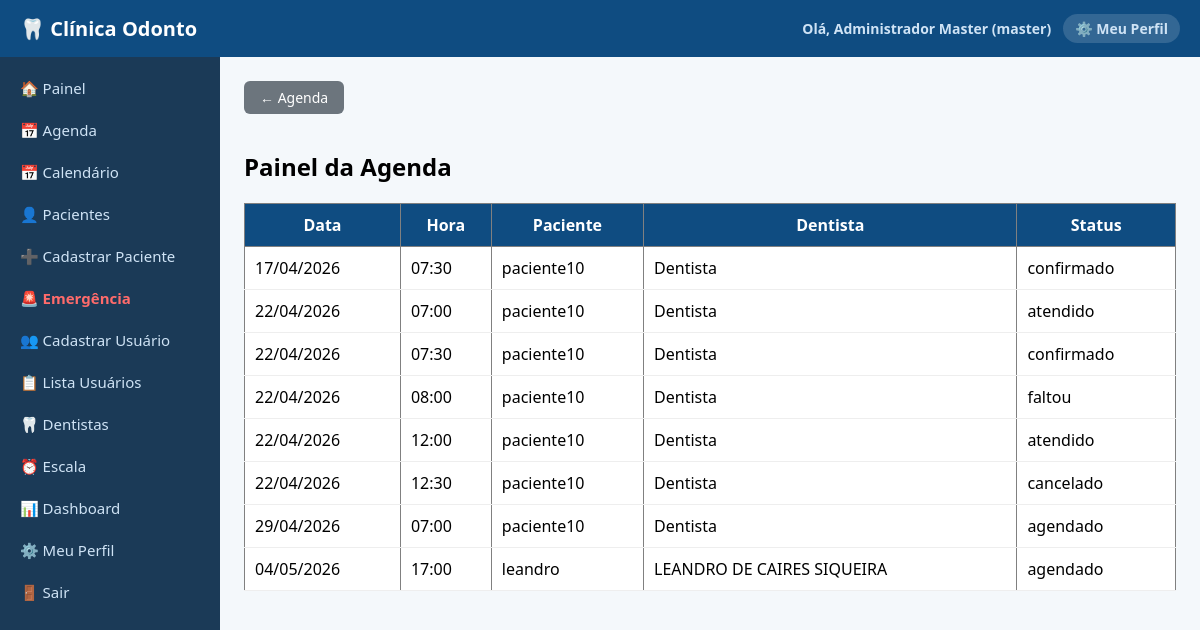
The page /consultas/painel (signed in) on the database as committed earlier.
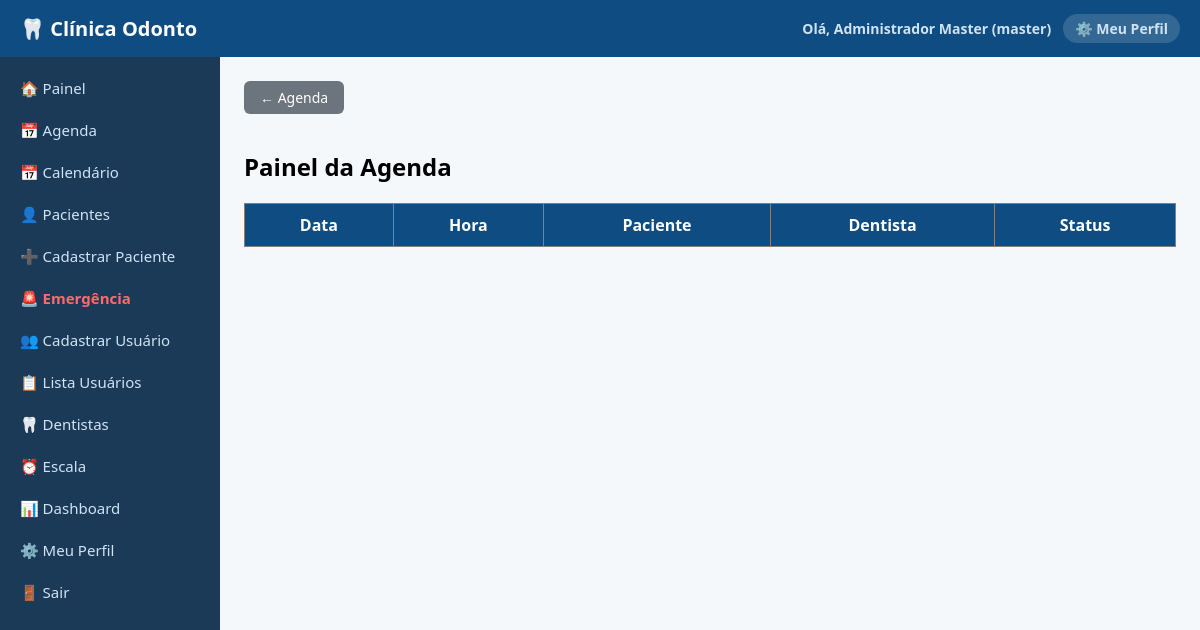
The same page on the database as committed later.
### tables this page shows
CREATE TABLE consultas (
            id INTEGER PRIMARY KEY AUTOINCREMENT,
            paciente_id INTEGER,
            dentista_id INTEGER,
            data TEXT,
            hora TEXT,
            procedimento TEXT,
            status TEXT
        );

CREATE TABLE pacientes (
            id INTEGER PRIMARY KEY AUTOINCREMENT,
            usuario_id INTEGER,
            nome TEXT,
            data_nascimento TEXT,
            sexo TEXT,
            cpf TEXT,
            telefone TEXT,
            email TEXT,
            cep TEXT,
            logradouro TEXT,
            bairro TEXT,
            cidade TEXT,
            estado TEXT,
            numero TEXT,
            complemento TEXT,
            responsavel_nome TEXT
        );

CREATE TABLE usuarios (
            id INTEGER PRIMARY KEY AUTOINCREMENT,
            nome TEXT,
            email TEXT UNIQUE,
            senha TEXT,
            tipo TEXT,
            especialidade TEXT,
            cro TEXT
        );

### routes/consultas.py (the view)
@consultas.route('/consultas/painel')
@tipo_required(['master', 'admin', 'operador', 'atendente'])
def painel_agenda():
    conn = get_db_connection()
    cur = conn.cursor()
    cur.execute('''SELECT c.*, p.nome as paciente, u.nome as dentista
        FROM consultas c LEFT JOIN pacientes p ON p.id = c.paciente_id
        LEFT JOIN usuarios u ON u.id = c.dentista_id ORDER BY data, hora''')
    lista = fetch_all(cur, cur.fetchall())
    conn.close()
    return render_template('painel_agenda.html', consultas=lista)

### app.py (called while the page is built)
@app.template_filter('formatar_data')
def formatar_data(valor):
    if not valor:
        return '—'
    try:
        from datetime import datetime
        if '/' in str(valor):
            return valor
        dt = datetime.strptime(str(valor)[:10], '%Y-%m-%d')
        return dt.strftime('%d/%m/%Y')
    except:
        return valor

### db.py (called while the page is built)
def get_db_connection():
    if DATABASE_URL:
        import psycopg2
        import psycopg2.extras
        conn = psycopg2.connect(DATABASE_URL)
        conn.autocommit = False
        return conn
    else:
        conn = sqlite3.connect('database.db')
        conn.row_factory = sqlite3.Row
        return conn

def is_postgres():
    return bool(DATABASE_URL)

### routes/consultas.py (called while the page is built)
def fetch_all(cur, rows):
    return rows_as_dicts(rows, cur) if is_postgres() else rows

### routes/utils.py (called while the page is built)
def tipo_required(tipos_permitidos):
    def decorator(func):
        @wraps(func)
        def wrapper(*args, **kwargs):
            if 'usuario_tipo' not in session:
                return redirect('/login')
            if session['usuario_tipo'] not in tipos_permitidos:
                return "<h1>Acesso negado</h1>"
            return func(*args, **kwargs)
        return wrapper
    return decorator

### templates/painel_agenda.html
{% extends "base.html" %}
{% block content %}
<a href="/consultas" style="display:inline-block; padding:7px 16px; background:#6c757d; color:white; border-radius:6px; text-decoration:none; margin-bottom:16px; font-size:14px;">← Agenda</a>
<h2>Painel da Agenda</h2>
<table border="1">
<tr>
    <th>Data</th>
    <th>Hora</th>
    <th>Paciente</th>
    <th>Dentista</th>
    <th>Status</th>
</tr>
{% for c in consultas %}
<tr>
    <td>{{ c.data | formatar_data }}</td>
    <td>{{ c.hora }}</td>
    <td>{{ c.paciente }}</td>
    <td>{{ c.dentista }}</td>
    <td>{{ c.status }}</td>
</tr>
{% endfor %}
</table>
{% endblock %}

Rows that differ between the two databases and show on the page:
removed consultas: data "17/04/2026", hora "07:30", paciente "paciente10", dentista "Dentista", status "confirmado"
removed consultas: data "22/04/2026", hora "07:00", paciente "paciente10", dentista "Dentista", status "atendido"
removed consultas: data "22/04/2026", hora "07:30", paciente "paciente10", dentista "Dentista", status "confirmado"
removed consultas: data "22/04/2026", hora "08:00", paciente "paciente10", dentista "Dentista", status "faltou"
removed consultas: data "22/04/2026", hora "12:00", paciente "paciente10", dentista "Dentista", status "atendido"
removed consultas: data "22/04/2026", hora "12:30", paciente "paciente10", dentista "Dentista", status "cancelado"
removed consultas: data "29/04/2026", hora "07:00", paciente "paciente10", dentista "Dentista", status "agendado"
removed consultas: data "04/05/2026", hora "17:00", paciente "leandro", dentista "LEANDRO DE CAIRES SIQUEIRA", status "agendado"
